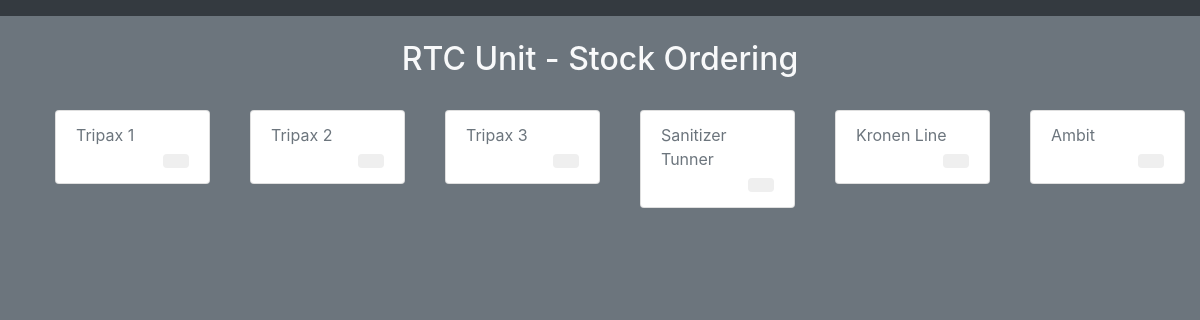
/stock_order/rtc_unit/, run on an earlier commit of the app's database.
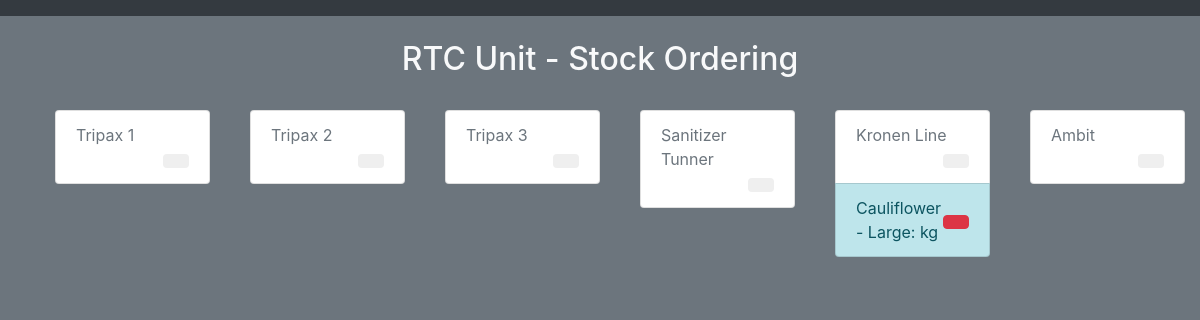
And on a later commit of the database.
### stock_order/models.py (models this page shows, shortened)
class Washer(OrderedModel):
    washerName = models.CharField(max_length=30)
    def __str__(self):
        return self.washerName
    class Meta(OrderedModel.Meta):
        pass

class WasherQueue(OrderedModel):
    washer = models.CharField(max_length=30)
    product = models.CharField(max_length=60)
    volume = models.CharField(max_length=10)
    class Meta(OrderedModel.Meta):
        pass

### stock_order/views.py (the view, shortened to what this page needs)
def rtc_unit(request):
    washer = Washer.objects.all()
    products = Product.objects.all()
    queues = WasherQueue.objects.all()
    context = {'all_washers': washer, 'all_products': products, 'all_queues': queues}
    return render(request, 'stock_order/rtc_unit.html', context)

### stock_order/models.py (called while the page is built)
    def __str__(self):
        return self.product + ' - ' + self.productType

### stock_order/templates/stock_order/rtc_unit.html (shortened to what this page needs)
{% extends 'stock_order/base.html' %}
{% block body%}
	<br>
	<h2 class="text-light text-center ">RTC Unit - Stock Ordering </h2>
	<br>
	<div class="container-fluid">
		<div class="row no-gutters">
		{% for washers in all_washers %}
			<div class="col-sm" style="margin-bottom:40px">
				 <ul class="listgroup">
					 <li class="list-group-item disabled list-group-item-primary ">{{ washers }}
						 <div class="text-right"><button type="button" class="btn btn-xs btn-default" data-toggle="modal" data-target="#myModal{{washers}}">
						</button>
						 </div>
					 </li>
					 {% for queue in all_queues %}
					 {% if queue.washer|stringformat:"s" == washers|stringformat:"s" %}
					<li class="list-group-item list-group-item-info d-flex justify-content-between align-items-center">{{ queue.product }}: {{queue.volume}}kg
					<span class="pull-right">
					<form action = "{% url 'deleteQueueItem' %}" method="POST">
					<button class="btn btn-danger" name="itemForDeletePK" value="{{queue.pk}}"></button>
					</form>
					</span>
					 {% endif %}
					 {% endfor %}
				</ul>
			</div>
{% endfor %}
		</div>
	</div>
{% endblock %}

### stock_order/templates/stock_order/base.html (shortened to what this page needs)
<!DOCTYPE html>
<html lang="en">
<head>
    {% load staticfiles %}
    {% load stock_order_extras %}
    <link rel="stylesheet" type="text/css" href="https://stackpath.bootstrapcdn.com/bootstrap/4.1.1/css/bootstrap.min.css">
    <link href="//netdna.bootstrapcdn.com/bootstrap/3.0.0/css/bootstrap-glyphicons.css" rel="stylesheet">
    <link rel="stylesheet" type="text/css" href="{% static 'stock_order/style.css' %}"/>
</head>
<nav class="navbar navbar-dark bg-dark">
</nav>
<body class="bg-secondary">
{% block body %}
{% endblock %}
</body>
</html>

What changed in the data, as far as the page shows it:
added WasherQueue: product "Cauliflower - Large", {{ queue.pk }} 558 (drawn), shown under Washer "Kronen Line"
